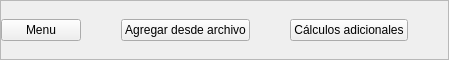
     <widget class="QFrame" name="panel_comando_superior">
      <property name="maximumSize">
       <size>
        <width>16777215</width>
        <height>60</height>
       </size>
      </property>
      <property name="styleSheet">
       <string notr="true">/*background-color: rgb(221, 221, 221);</string>
      </property>
      <property name="frameShape">
       <enum>QFrame::StyledPanel</enum>
      </property>
      <property name="frameShadow">
       <enum>QFrame::Raised</enum>
      </property>
      <layout class="QHBoxLayout" name="horizontalLayout_5">
       <property name="spacing">
        <number>0</number>
       </property>
       <property name="leftMargin">
        <number>0</number>
       </property>
       <property name="topMargin">
        <number>0</number>
       </property>
       <property name="rightMargin">
        <number>0</number>
       </property>
       <property name="bottomMargin">
        <number>0</number>
       </property>
       <item>
        <layout class="QHBoxLayout" name="horizontalLayout_4">
         <property name="spacing">
          <number>0</number>
         </property>
         <item>
          <widget class="QPushButton" name="menu_btn">
           <property name="text">
            <string>Menu</string>
           </property>
          </widget>
         </item>
         <item>
          <spacer name="horizontalSpacer_60">
           <property name="orientation">
            <enum>Qt::Horizontal</enum>
           </property>
           <property name="sizeHint" stdset="0">
            <size>
             <width>40</width>
             <height>20</height>
            </size>
           </property>
          </spacer>
         </item>
         <item>
          <widget class="QPushButton" name="agregar_dc_archivo_btn">
           <property name="text">
            <string>Agregar desde archivo</string>
           </property>
          </widget>
         </item>
         <item>
          <spacer name="horizontalSpacer_66">
           <property name="orientation">
            <enum>Qt::Horizontal</enum>
           </property>
           <property name="sizeHint" stdset="0">
            <size>
             <width>40</width>
             <height>20</height>
            </size>
           </property>
          </spacer>
         </item>
         <item>
          <widget class="QPushButton" name="calculos_adicionales_btn">
           <property name="text">
            <string>Cálculos adicionales</string>
           </property>
          </widget>
         </item>
         <item>
          <spacer name="horizontalSpacer_2">
           <property name="orientation">
            <enum>Qt::Horizontal</enum>
           </property>
           <property name="sizeHint" stdset="0">
            <size>
             <width>40</width>
             <height>20</height>
            </size>
           </property>
          </spacer>
         </item>
        </layout>
       </item>
      </layout>
     </widget>
